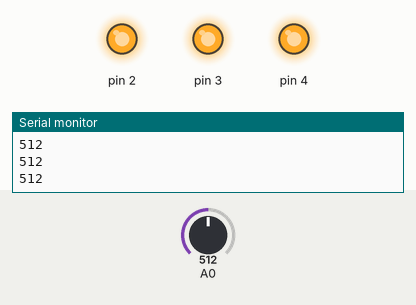
This sketch was run on a simulated Arduino Uno, built with avr-gcc and run on an emulated ATmega328P. On the bench: output pins drawn as LEDs (lit = HIGH), the last lines printed to the serial monitor. Inputs (shaded band) come from the test bench; at power-on: A0 = 512.

Above: at 2.7 s.
2.8 s: A0 set to 64
4.3 s: A0 set to 54
At 5.5 s:
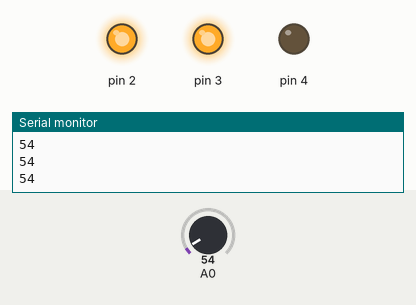
5.8 s: A0 set to 10
At 6.8 s:
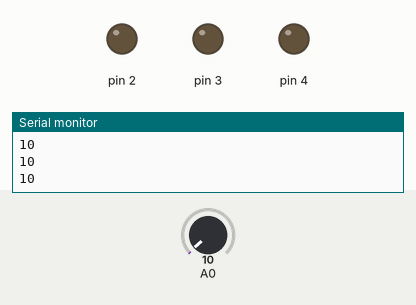
7.3 s: A0 set to 19
8.8 s: A0 set to 24
At 9.2 s:
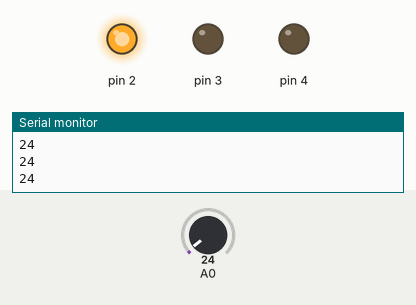
10.3 s: A0 set to 0
At 11.6 s:
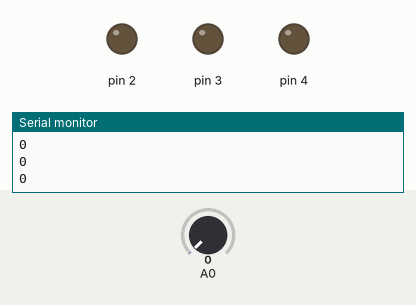
Timing chart, 0 to 12.8 s (numbered marks = the images above; inputs shaded):
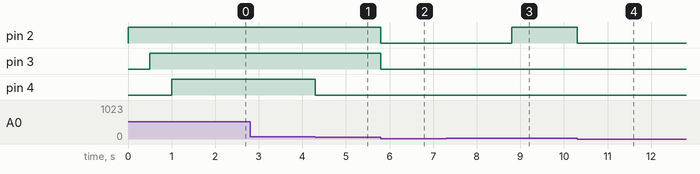

The sketch:

detektor-lazi.ino
```cpp
void setup()
{
  Serial.begin(9600);
  pinMode(2, OUTPUT);
  pinMode(3, OUTPUT);
  pinMode(4, OUTPUT);
  digitalWrite(2, HIGH);
  delay(500);
  digitalWrite(3, HIGH);
  delay(500);
  digitalWrite(4, HIGH);
  delay(500);
}

void loop()
{
  if (analogRead(A0) > 60)
  {
    digitalWrite(4, HIGH);
  }
  else
  {
    digitalWrite(4, LOW);
  }

  if (analogRead(A0) > 20)
  {
    digitalWrite(2, HIGH);
  }
  else
  {
    digitalWrite(2, LOW);
  }

  if (analogRead(A0) > 45)
  {
    digitalWrite(3, HIGH);
  }
  else
  {
    digitalWrite(3, LOW);
  }

  Serial.println(analogRead(A0));
  delay(20);
}
```

Measured:
- the behaviour switches between 61 and 60 on A0 (found by bisection; images 0 and 1)
- the behaviour switches between 20 and 21 on A0 (found by bisection; images 2 and 3)
- after the input at 4.3 s, pin 4: HIGH → LOW at once
- after the input at 5.8 s, pin 2, pin 3: HIGH → LOW at once
- after the input at 8.8 s, pin 2: LOW → HIGH at once
- after the input at 10.3 s, pin 2: HIGH → LOW at once
